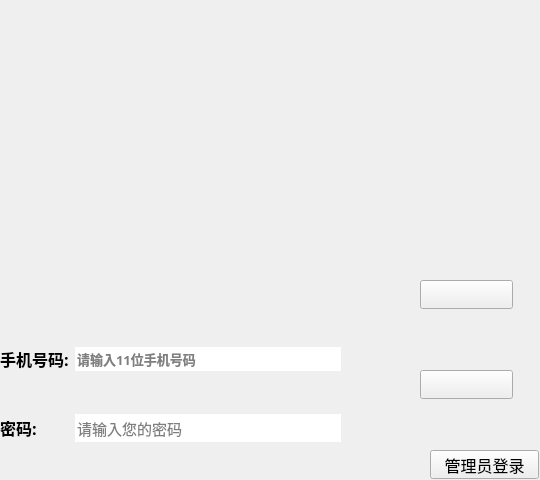
<?xml version="1.0" encoding="UTF-8"?>
<ui version="4.0">
 <class>MainWindow</class>
 <widget class="QMainWindow" name="MainWindow">
  <property name="geometry">
   <rect>
    <x>0</x>
    <y>0</y>
    <width>540</width>
    <height>480</height>
   </rect>
  </property>
  <property name="minimumSize">
   <size>
    <width>540</width>
    <height>480</height>
   </size>
  </property>
  <property name="maximumSize">
   <size>
    <width>540</width>
    <height>480</height>
   </size>
  </property>
  <property name="font">
   <font>
    <family>楷体</family>
    <pointsize>12</pointsize>
   </font>
  </property>
  <property name="windowTitle">
   <string>MainWindow</string>
  </property>
  <widget class="QWidget" name="centralwidget">
   <widget class="QWidget" name="widget" native="true">
    <property name="geometry">
     <rect>
      <x>0</x>
      <y>310</y>
      <width>341</width>
      <height>171</height>
     </rect>
    </property>
    <layout class="QGridLayout" name="gridLayout">
     <item row="1" column="1">
      <widget class="QLineEdit" name="phoneinput">
       <property name="font">
        <font>
         <family>楷体</family>
         <pointsize>10</pointsize>
         <weight>75</weight>
         <bold>true</bold>
        </font>
       </property>
       <property name="maxLength">
        <number>11</number>
       </property>
       <property name="frame">
        <bool>false</bool>
       </property>
       <property name="cursorPosition">
        <number>0</number>
       </property>
       <property name="dragEnabled">
        <bool>false</bool>
       </property>
       <property name="readOnly">
        <bool>false</bool>
       </property>
       <property name="placeholderText">
        <string>请输入11位手机号码</string>
       </property>
      </widget>
     </item>
     <item row="2" column="1">
      <widget class="QLineEdit" name="codeinput">
       <property name="font">
        <font>
         <family>楷体</family>
         <pointsize>11</pointsize>
        </font>
       </property>
       <property name="text">
        <string notr="true"/>
       </property>
       <property name="maxLength">
        <number>8</number>
       </property>
       <property name="frame">
        <bool>false</bool>
       </property>
       <property name="echoMode">
        <enum>QLineEdit::Password</enum>
       </property>
       <property name="placeholderText">
        <string>请输入您的密码</string>
       </property>
      </widget>
     </item>
     <item row="2" column="0">
      <widget class="QLabel" name="codelabel">
       <property name="font">
        <font>
         <family>楷体</family>
         <pointsize>12</pointsize>
         <weight>75</weight>
         <bold>true</bold>
        </font>
       </property>
       <property name="text">
        <string>密码:</string>
       </property>
      </widget>
     </item>
     <item row="1" column="0">
      <widget class="QLabel" name="phonelabel">
       <property name="font">
        <font>
         <family>楷体</family>
         <pointsize>12</pointsize>
         <weight>75</weight>
         <bold>true</bold>
        </font>
       </property>
       <property name="text">
        <string>手机号码:</string>
       </property>
      </widget>
     </item>
    </layout>
   </widget>
   <widget class="QPushButton" name="enterBtn">
    <property name="geometry">
     <rect>
      <x>420</x>
      <y>280</y>
      <width>93</width>
      <height>29</height>
     </rect>
    </property>
    <property name="font">
     <font>
      <family>楷体</family>
      <pointsize>12</pointsize>
     </font>
    </property>
    <property name="text">
     <string/>
    </property>
   </widget>
   <widget class="QPushButton" name="registeredBtn">
    <property name="geometry">
     <rect>
      <x>420</x>
      <y>370</y>
      <width>93</width>
      <height>29</height>
     </rect>
    </property>
    <property name="font">
     <font>
      <family>楷体</family>
      <pointsize>12</pointsize>
     </font>
    </property>
    <property name="text">
     <string/>
    </property>
   </widget>
   <widget class="QPushButton" name="administratorBtn">
    <property name="geometry">
     <rect>
      <x>430</x>
      <y>450</y>
      <width>109</width>
      <height>29</height>
     </rect>
    </property>
    <property name="font">
     <font>
      <family>楷体</family>
      <pointsize>12</pointsize>
     </font>
    </property>
    <property name="text">
     <string>管理员登录</string>
    </property>
   </widget>
   <widget class="QLabel" name="label">
    <property name="geometry">
     <rect>
      <x>10</x>
      <y>0</y>
      <width>471</width>
      <height>251</height>
     </rect>
    </property>
    <property name="text">
     <string/>
    </property>
    <property name="pixmap">
     <pixmap resource="res.qrc">:/resource/Vote1.png</pixmap>
    </property>
   </widget>
  </widget>
 </widget>
 <resources>
  <include location="res.qrc"/>
 </resources>
 <connections/>
</ui>
